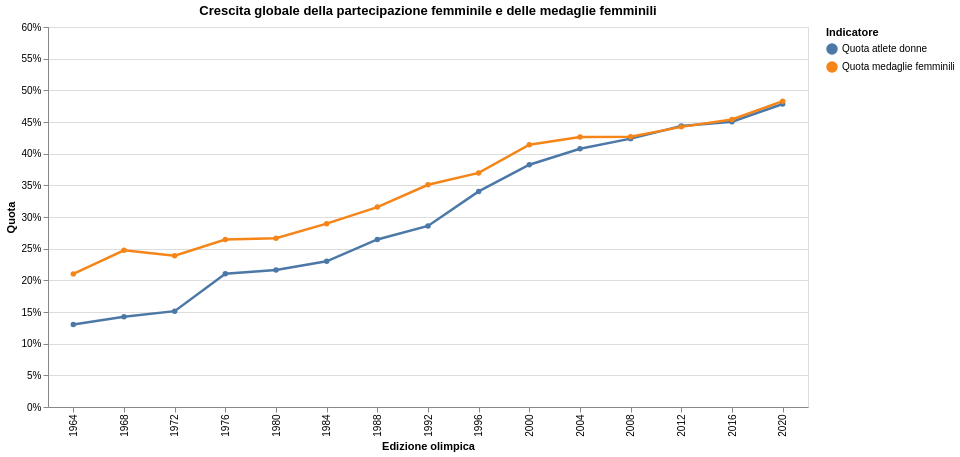

This figure's notebook cell:
### Markdown cell above
## 4. Andamento globale: partecipazione e medaglie

Il primo grafico confronta due curve globali:

- la quota di atlete donne tra tutti gli atleti;
- la quota di medaglie assegnate a paesi in eventi femminili.

Se la seconda curva cresce insieme alla prima, significa che l'ampliamento della partecipazione femminile non e' solo numerico: entra anche nel medagliere.

### Code cell
global_year = (
    panel.groupby("year", as_index=False)
    .agg(
        female_athletes=("female_athletes", "sum"),
        male_athletes=("male_athletes", "sum"),
        unknown_athletes=("unknown_athletes", "sum"),
        female_medals=("female_medals", "sum"),
        male_medals=("male_medals", "sum"),
        mixed_other_medals=("mixed_other_medals", "sum"),
        total_medals=("total_medals", "sum"),
    )
)

global_year["female_athlete_share"] = (
    global_year["female_athletes"]
    / (global_year["female_athletes"] + global_year["male_athletes"] + global_year["unknown_athletes"])
)
global_year["female_medal_share"] = (
    global_year["female_medals"]
    / (global_year["female_medals"] + global_year["male_medals"])
)

trend_long = global_year.melt(
    id_vars="year",
    value_vars=["female_athlete_share", "female_medal_share"],
    var_name="indicatore",
    value_name="quota",
)
trend_long["indicatore"] = trend_long["indicatore"].map({
    "female_athlete_share": "Quota atlete donne",
    "female_medal_share": "Quota medaglie femminili",
})

trend_chart = (
    alt.Chart(trend_long)
    .mark_line(point=True, strokeWidth=2.5)
    .encode(
        x=alt.X("year:O", title="Edizione olimpica"),
        y=alt.Y("quota:Q", title="Quota", axis=alt.Axis(format="%"), scale=alt.Scale(domain=[0, 0.6])),
        color=alt.Color("indicatore:N", title="Indicatore"),
        tooltip=[
            alt.Tooltip("year:O", title="Anno"),
            alt.Tooltip("indicatore:N", title="Indicatore"),
            alt.Tooltip("quota:Q", title="Quota", format=".1%"),
        ],
    )
    .properties(
        width=760,
        height=380,
        title="Crescita globale della partecipazione femminile e delle medaglie femminili",
    )
)

trend_chart

### Figure 1 — Vega-Lite specification as saved in the notebook (floating-point values rounded to 4 significant figures)
{"config": {"view": {"continuousWidth": 300, "continuousHeight": 300}}, "data": {"name": "data-3da177a0f9d2e95f913d15a8e8e84d8a"}, "mark": {"type": "line", "point": true, "strokeWidth": 2.5}, "encoding": {"color": {"field": "indicatore", "title": "Indicatore", "type": "nominal"}, "tooltip": [{"field": "year", "title": "Anno", "type": "ordinal"}, {"field": "indicatore", "title": "Indicatore", "type": "nominal"}, {"field": "quota", "format": ".1%", "title": "Quota", "type": "quantitative"}], "x": {"field": "year", "title": "Edizione olimpica", "type": "ordinal"}, "y": {"axis": {"format": "%"}, "field": "quota", "scale": {"domain": [0, 0.6]}, "title": "Quota", "type": "quantitative"}}, "height": 380, "title": "Crescita globale della partecipazione femminile e delle medaglie femminili", "width": 760, "$schema": "https://vega.github.io/schema/vega-lite/v6.4.1.json", "datasets": {"data-3da177a0f9d2e95f913d15a8e8e84d8a": [{"year": 1964, "indicatore": "Quota atlete donne", "quota": 0.1302}, {"year": 1968, "indicatore": "Quota atlete donne", "quota": 0.1424}, {"year": 1972, "indicatore": "Quota atlete donne", "quota": 0.1514}, {"year": 1976, "indicatore": "Quota atlete donne", "quota": 0.2103}, {"year": 1980, "indicatore": "Quota atlete donne", "quota": 0.2162}, {"year": 1984, "indicatore": "Quota atlete donne", "quota": 0.23}, {"year": 1988, "indicatore": "Quota atlete donne", "quota": 0.2645}, {"year": 1992, "indicatore": "Quota atlete donne", "quota": 0.2859}, {"year": 1996, "indicatore": "Quota atlete donne", "quota": 0.3404}, {"year": 2000, "indicatore": "Quota atlete donne", "quota": 0.3826}, {"year": 2004, "indicatore": "Quota atlete donne", "quota": 0.4077}, {"year": 2008, "indicatore": "Quota atlete donne", "quota": 0.4237}, {"year": 2012, "indicatore": "Quota atlete donne", "quota": 0.4435}, {"year": 2016, "indicatore": "Quota atlete donne", "quota": 0.4504}, {"year": 2020, "indicatore": "Quota atlete donne", "quota": 0.4784}, {"year": 1964, "indicatore": "Quota medaglie femminili", "quota": 0.2102}, {"year": 1968, "indicatore": "Quota medaglie femminili", "quota": 0.2474}, {"year": 1972, "indicatore": "Quota medaglie femminili", "quota": 0.2389}, {"year": 1976, "indicatore": "Quota medaglie femminili", "quota": 0.2644}, {"year": 1980, "indicatore": "Quota medaglie femminili", "quota": 0.2666}, {"year": 1984, "indicatore": "Quota medaglie femminili", "quota": 0.2895}, {"year": 1988, "indicatore": "Quota medaglie femminili", "quota": 0.3156}, {"year": 1992, "indicatore": "Quota medaglie femminili", "quota": 0.3509}, {"year": 1996, "indicatore": "Quota medaglie femminili", "quota": 0.3696}, {"year": 2000, "indicatore": "Quota medaglie femminili", "quota": 0.4141}, {"year": 2004, "indicatore": "Quota medaglie femminili", "quota": 0.4263}, {"year": 2008, "indicatore": "Quota medaglie femminili", "quota": 0.4267}, {"year": 2012, "indicatore": "Quota medaglie femminili", "quota": 0.4423}, {"year": 2016, "indicatore": "Quota medaglie femminili", "quota": 0.454}, {"year": 2020, "indicatore": "Quota medaglie femminili", "quota": 0.4829}]}}
